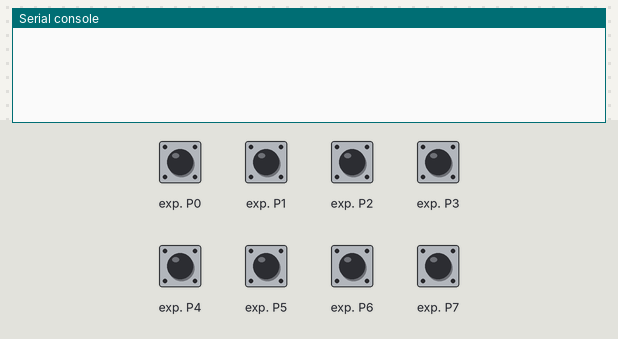
Recording of a program running on a simulated ESP32 board running MicroPython. On the bench: the last lines printed to the serial console. Inputs (shaded band) come from the test bench; at power-on: exp. P0–7 HIGH.

Above: at 1.2 s.
1.3 s: exp. P0 pulled LOW for 0.15 s
At 1.7 s:
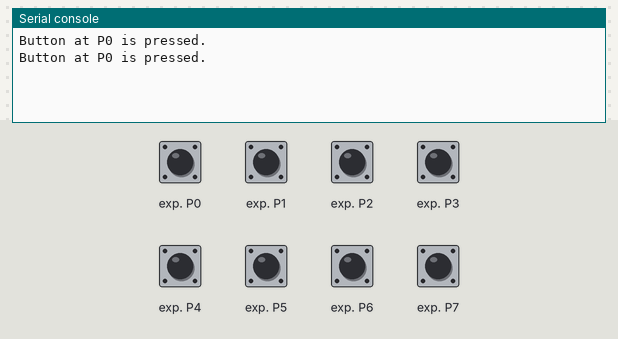
2.9 s: exp. P1 pulled LOW for 0.15 s
At 4.2 s:
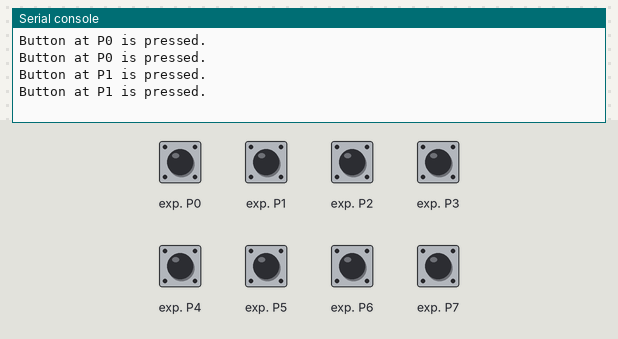
4.5 s: exp. P2 pulled LOW for 0.15 s
At 5.7 s:
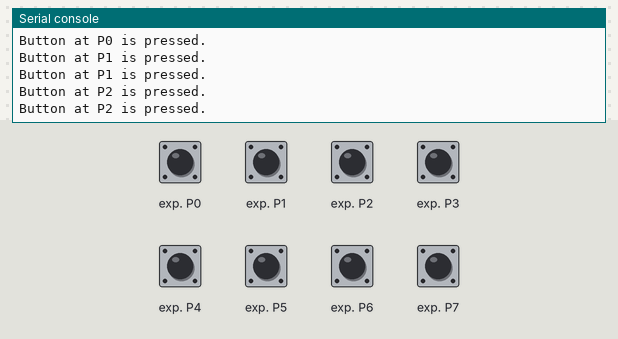
Timing chart, 0 to 7.5 s (numbered marks = the images above; inputs shaded):
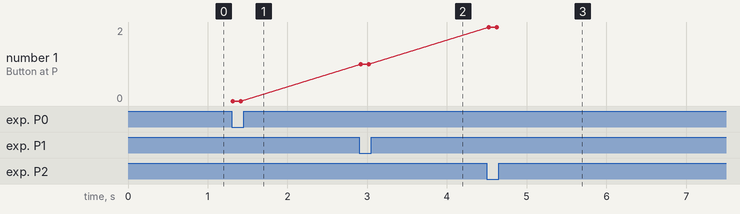

Measured:
- after the input at 1.3 s, the serial console: prints a new line at once (image 1)
- after the input at 2.9 s, the serial console: prints a new line at once (image 2)
- after the input at 4.5 s, the serial console: prints a new line at once (image 3)
- plotted number 1: 0 → 1 after the input at 2.9 s, 1 → 2 after the input at 4.5 s

The program:

pcf8574_demo-2.py
```python
# file: pcf8574_demo-2.py
# date: 2020-05-05

from machine import Pin,I2C
import utime as time

# Use GPIO22=SCL, GPIO21=SDA
i2c = I2C( freq=100000,scl=Pin(22),sda=Pin(21) )
addr = 0x20
dev_found = addr in i2c.scan()
try:
    # write 0xff to PCF8574 for input direction
    i2c.writeto( addr, bytes([0xff]) )
    while dev_found:
        # read 1 byte from PCF8574
        data = i2c.readfrom( addr, 1 )
        data = data[0]
        for i in range(3):
            if (data >> i) & 1 == 0:
                print('Button at P{} is pressed.'.format(i))
        time.sleep_ms(100)
except KeyboardInterrupt:
    pass
finally:
    print('Done')
```
